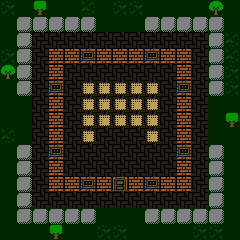

A level layout from a 2D game, rendered from its tile map. Below: a short description, then the map file with its tile-grid data intact:
An orthogonal 15x15 tile map with 16x16 px tiles, 3 tile layers (floor, wall, units), 1 hidden layer not drawn.

<map version="1.10" tiledversion="2025.05.05" orientation="orthogonal" renderorder="right-down" width="15" height="15" tilewidth="16" tileheight="16" infinite="0" nextlayerid="6" nextobjectid="1">
 <tileset firstgid="1" source="../../tiles/battle/farm.tsx" />
 <layer id="1" name="floor" width="15" height="15">
  <data encoding="csv">
16,4,4,4,4,17,4,16,16,4,4,4,4,4,4,
4,4,4,4,4,4,4,4,4,4,4,4,4,4,4,
4,4,25,25,25,25,25,25,25,25,25,25,25,4,17,
16,4,25,25,25,25,25,25,25,25,25,25,25,4,17,
4,4,25,25,25,25,25,25,25,25,25,25,25,4,16,
4,4,25,25,25,25,25,25,25,25,25,25,25,4,16,
4,4,25,25,25,25,25,25,25,25,25,25,25,4,4,
4,4,25,25,25,25,25,25,25,25,25,25,25,4,4,
17,4,25,25,25,25,25,25,25,25,25,25,25,4,4,
4,4,25,25,25,25,25,25,25,25,25,25,25,4,4,
4,4,25,25,25,25,25,25,25,25,25,25,25,4,4,
4,4,25,25,25,25,25,25,25,25,25,25,25,4,4,
4,4,25,25,25,25,25,25,25,25,25,25,25,4,4,
4,4,4,4,4,4,4,4,4,4,4,4,4,4,4,
4,4,4,4,4,4,16,16,4,4,4,4,16,16,4
</data>
 </layer>
 <layer id="3" name="wall" width="15" height="15">
  <data encoding="csv">
0,0,35,0,0,0,0,0,0,0,0,0,0,36,0,
0,38,38,38,38,38,0,0,0,38,38,38,38,38,0,
0,38,0,0,0,0,0,0,0,0,0,0,0,38,0,
0,38,0,72,72,73,72,72,72,73,72,72,0,38,0,
36,38,0,72,0,0,0,0,0,0,0,72,0,38,0,
0,38,0,73,0,46,46,46,46,46,0,73,0,38,0,
0,0,0,72,0,46,46,46,46,46,0,72,0,0,0,
0,0,0,72,0,46,46,46,46,46,0,72,0,0,35,
0,0,0,72,0,46,0,0,0,46,0,72,0,0,0,
0,38,0,73,0,0,0,0,0,0,0,73,0,38,0,
0,38,0,72,0,0,0,0,0,0,0,72,0,38,0,
0,38,0,72,72,73,72,74,72,73,72,72,0,38,0,
0,38,0,0,0,0,0,0,0,0,0,0,0,38,0,
0,38,38,38,38,38,0,0,0,38,38,38,38,38,0,
0,0,0,35,0,0,0,0,0,0,0,0,0,0,0
</data>
 </layer>
 <layer id="5" name="roof" width="15" height="15" visible="0">
  <data encoding="csv">
0,0,0,0,0,0,0,0,0,0,0,0,0,0,0,
0,0,0,0,0,0,0,0,0,0,0,0,0,0,0,
0,0,0,0,0,0,0,0,0,0,0,0,0,0,0,
0,0,0,24,24,24,24,24,24,24,24,24,0,0,0,
0,0,0,24,24,24,24,24,24,24,24,24,0,0,0,
0,0,0,24,24,24,24,24,24,24,24,24,0,0,0,
0,0,0,24,24,24,24,24,24,24,24,24,0,0,0,
0,0,0,24,24,24,24,24,24,24,24,24,0,0,0,
0,0,0,24,24,24,24,24,24,24,24,24,0,0,0,
0,0,0,24,24,24,24,24,24,24,24,24,0,0,0,
0,0,0,24,24,24,24,24,24,24,24,24,0,0,0,
0,0,0,24,24,24,24,24,24,24,24,24,0,0,0,
0,0,0,0,0,0,0,0,0,0,0,0,0,0,0,
0,0,0,0,0,0,0,0,0,0,0,0,0,0,0,
0,0,0,0,0,0,0,0,0,0,0,0,0,0,0
</data>
 </layer>
 <layer id="4" name="units" width="15" height="15">
  <data encoding="csv">
0,0,0,0,0,0,0,0,0,0,0,0,0,0,0,
0,0,0,0,0,0,0,0,0,0,0,0,0,0,0,
0,0,0,0,0,0,0,0,0,0,0,0,0,0,0,
0,0,0,0,0,0,0,0,0,0,0,0,0,0,0,
0,0,0,0,0,0,0,0,0,0,0,0,0,0,0,
0,0,0,0,0,0,0,0,0,0,0,0,0,0,0,
0,0,0,0,0,0,0,0,0,0,0,0,0,0,0,
0,0,0,0,0,0,0,0,0,0,0,0,0,0,0,
0,0,0,0,0,0,0,0,0,0,0,0,0,0,0,
0,0,0,0,0,0,0,0,0,0,0,0,0,0,0,
0,0,0,0,0,0,0,0,0,0,0,0,0,0,0,
0,0,0,0,0,0,0,0,0,0,0,0,0,0,0,
0,0,0,0,0,0,0,0,0,0,0,0,0,0,0,
0,0,0,0,0,0,0,0,0,0,0,0,0,0,0,
0,0,0,0,0,0,0,0,0,0,0,0,0,0,0
</data>
 </layer>
</map>
